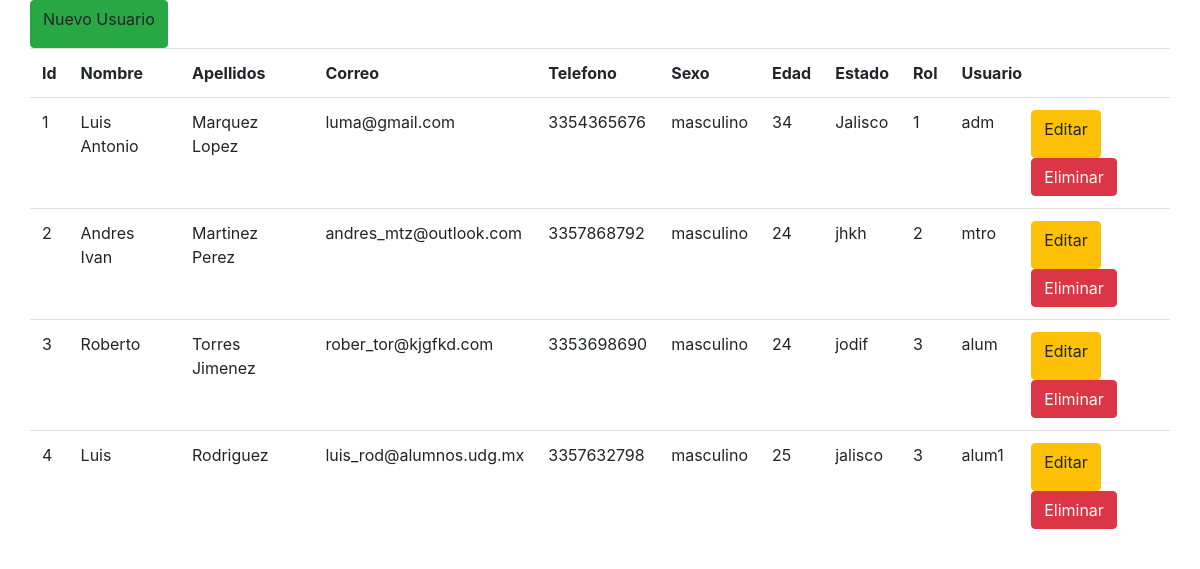
The app's page /ver_usuarios.php (signed in) with its own data.
### tables this page shows
CREATE TABLE `usuarios` (
  `usu_id` int(11) NOT NULL,
  `nombre` varchar(100) NOT NULL,
  `apellidos` varchar(100) NOT NULL,
  `correo` varchar(50) NOT NULL,
  `telefono` varchar(15) NOT NULL,
  `sexo` varchar(20) NOT NULL,
  `edad` varchar(20) NOT NULL,
  `estado` varchar(30) NOT NULL,
  `rol` int(11) NOT NULL,
  `usuario` varchar(50) NOT NULL,
  `password` varchar(50) NOT NULL
);

### ver_usuarios.php (the view, shortened to what this page needs)
<?php
	if(isset($_SESSION['administrador']))
	{
?>
<!DOCTYPE html>
<html lang="en">
<head>
	<link rel="stylesheet" href="css/bootstrap.min.css">
	<link rel="stylesheet" href="css/estiloslistar.css">
</head>
<body>
	<div class="container">
		<div class="row">
			<a class="btn btn-success" data-toggle="modal" data-target="#nuevoUsu">Nuevo Usuario</a><br><br>
			<table class='table table-responsive w-auto'>
				<tr>
					<th>Id</th>
					<th>Nombre</th>
					<th>Apellidos</th>
					<th>Correo</th>
					<th>Telefono</th>
					<th>Sexo</th>
					<th>Edad</th>
					<th>Estado</th>
					<th>Rol</th>
					<th>Usuario</th>
					<th><span class="glyphicon glyphicon-wrench"></span></th>
				</tr>
<?php
			$mysqli = new mysqli("localhost", "root", "", "practica4");
			$consulta= "SELECT * FROM usuarios";
			if ($resultado = $mysqli->query($consulta))
			{
				while ($fila = $resultado->fetch_row())
				{
					echo "<tr>";
					echo "<td>$fila[0]</td>
						<td>$fila[1]</td>
						<td>$fila[2]</td>
						<td>$fila[3]</td>
						<td>$fila[4]</td>
						<td>$fila[5]</td>
						<td>$fila[6]</td>
						<td>$fila[7]</td>
						<td>$fila[8]</td>
						<td>$fila[9]</td>";
					echo"<td>";
						echo"<div class='row'>";
							echo "<a data-toggle='modal' data-target='#editUsu' data-id='" .$fila[0] ."' data-nombre='" .$fila[1] ."' data-apellido='" .$fila[2] ."' data-correo='" .$fila[3] ."' data-telefono='" .$fila[4] ."' data-sexo='" .$fila[5] ."' data-edad='" .$fila[6] ."' data-estado='" .$fila[7] ."' data-rol='" .$fila[8] ."' data-usuario='" .$fila[9] ."' class='btn btn-warning'><span class='glyphicon glyphicon-pencil'></span>Editar</a> ";
					echo "<br><br><a class='btn btn-danger' href='eliminausuarios.php?id=" .$fila[0] ."'><span class='glyphicon glyphicon-remove'></span>Eliminar</a>";
						echo"</div>";
					echo "</td>";
					echo "</tr>";
				}
			}
?>
	        </table>
		</div>
	</div>
</body>
</html>
<?php
	}
	else
	{
		?>
		 <META HTTP-EQUIV="Refresh" CONTENT="0; URL=login.php">
		 <?php
	}
?>

### records on screen
usuarios: usu_id "1", nombre "Luis Antonio", apellidos "Marquez Lopez", correo "luma@gmail.com", telefono "3354365676", sexo "masculino", edad "34", estado "Jalisco", rol "1", usuario "adm"
usuarios: usu_id "2", nombre "Andres Ivan", apellidos "Martinez Perez", correo "andres_mtz@outlook.com", telefono "3357868792", sexo "masculino", edad "24", estado "jhkh", rol "2", usuario "mtro"
usuarios: usu_id "3", nombre "Roberto", apellidos "Torres Jimenez", correo "rober_tor@kjgfkd.com", telefono "3353698690", sexo "masculino", edad "24", estado "jodif", rol "3", usuario "alum"
usuarios: usu_id "4", nombre "Luis", apellidos "Rodriguez", correo "luis_rod@alumnos.udg.mx", telefono "3357632798", sexo "masculino", edad "25", estado "jalisco", rol "3", usuario "alum1"
